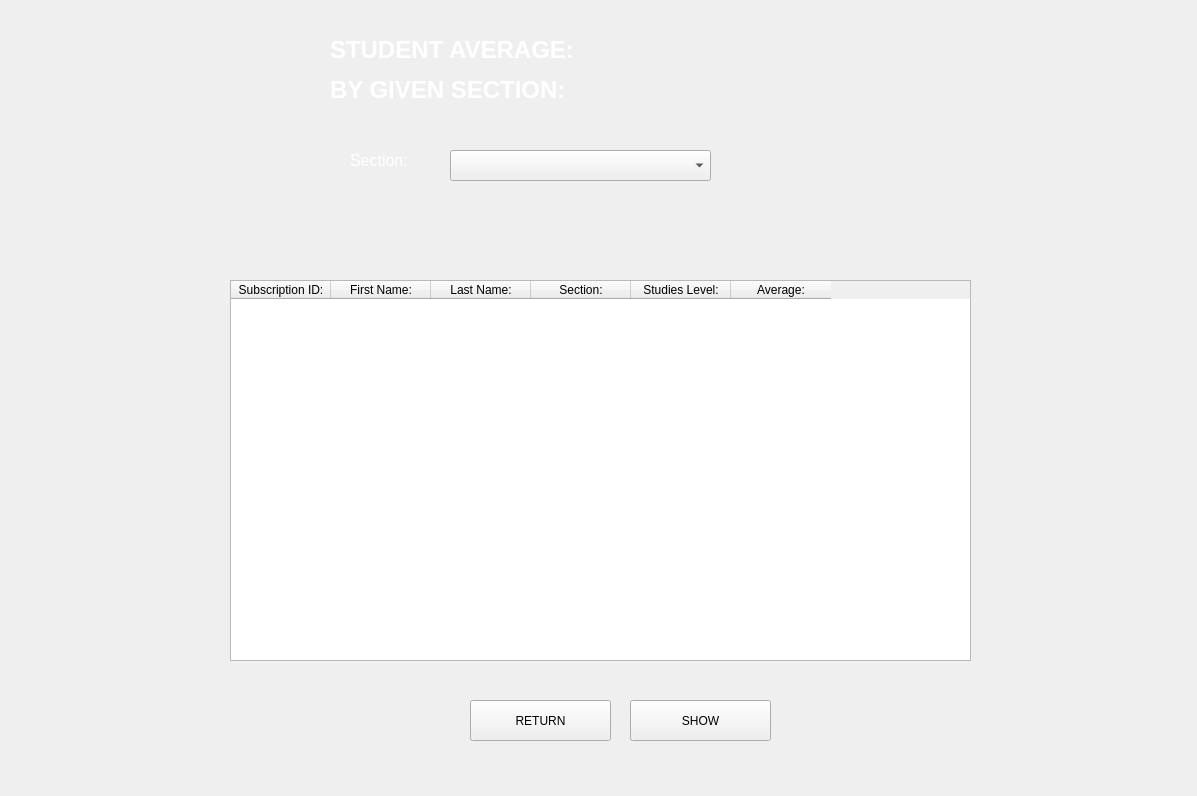
<?xml version="1.0" encoding="UTF-8"?>
<ui version="4.0">
 <class>Form</class>
 <widget class="QWidget" name="Form">
  <property name="geometry">
   <rect>
    <x>0</x>
    <y>0</y>
    <width>1197</width>
    <height>796</height>
   </rect>
  </property>
  <property name="windowTitle">
   <string>Form</string>
  </property>
  <widget class="QLabel" name="label_4">
   <property name="geometry">
    <rect>
     <x>-230</x>
     <y>0</y>
     <width>1441</width>
     <height>861</height>
    </rect>
   </property>
   <property name="text">
    <string/>
   </property>
   <property name="pixmap">
    <pixmap>bg.jpg</pixmap>
   </property>
   <property name="scaledContents">
    <bool>true</bool>
   </property>
  </widget>
  <widget class="QLabel" name="label">
   <property name="geometry">
    <rect>
     <x>330</x>
     <y>-20</y>
     <width>791</width>
     <height>181</height>
    </rect>
   </property>
   <property name="text">
    <string>&lt;html&gt;&lt;head/&gt;&lt;body&gt;&lt;p&gt;&lt;span style=&quot; font-size:18pt; font-weight:600;color:#fff; &quot;&gt;STUDENT AVERAGE: &lt;/span&gt;&lt;/p&gt;&lt;p&gt;&lt;span style=&quot; font-size:18pt; font-weight:600;color:#fff; &quot;&gt;BY GIVEN SECTION:&lt;/span&gt;&lt;/p&gt;&lt;/body&gt;&lt;/html&gt;</string>
   </property>
  </widget>
  
  <widget class="QTableWidget" name="tableWidget">
   <property name="geometry">
    <rect>
     <x>230</x>
     <y>280</y>
     <width>741</width>
     <height>381</height>
    </rect>
   </property>
   <column>
    <property name="text">
     <string>Subscription ID:</string>
    </property>
   </column>
   <column>
    <property name="text">
     <string>First Name:</string>
    </property>
   </column>
   <column>
    <property name="text">
     <string>Last Name:</string>
    </property>
   </column>
   <column>
    <property name="text">
     <string>Section:</string>
    </property>
   </column>
   <column>
    <property name="text">
     <string>Studies Level:</string>
    </property>
   </column>
   <column>
    <property name="text">
     <string>Average:</string>
    </property>
   </column>
  </widget>
  <widget class="QPushButton" name="ok">
   <property name="geometry">
    <rect>
     <x>470</x>
     <y>700</y>
     <width>141</width>
     <height>41</height>
    </rect>
   </property>
   <property name="styleSheet">
    <string notr="true">font: 12pt &quot;Poppins&quot;;</string>
   </property>
   <property name="text">
    <string>RETURN</string>
   </property>
  </widget>
  <widget class="QPushButton" name="afficher">
   <property name="geometry">
    <rect>
     <x>630</x>
     <y>700</y>
     <width>141</width>
     <height>41</height>
    </rect>
   </property>
   <property name="styleSheet">
    <string notr="true">font: 12pt &quot;Poppins&quot;;</string>
   </property>
   <property name="text">
    <string>SHOW</string>
   </property>
  </widget>
  <widget class="QComboBox" name="section">
   <property name="geometry">
    <rect>
     <x>450</x>
     <y>150</y>
     <width>261</width>
     <height>31</height>
    </rect>
   </property>
   <property name="styleSheet">
    <string notr="true">QLineEdit {
border: 1px solid rgb(37,39,48);

padding-left:20px;
padding-right:20px;
}
</string>
   </property>
   <item>
    <property name="text">
     <string/>
    </property>
   </item>
   <item>
    <property name="text">
     <string>CPI1</string>
    </property>
   </item>
   <item>
    <property name="text">
     <string>CPI2</string>
    </property>
   </item>
   <item>
    <property name="text">
     <string>L1 INFO</string>
    </property>
   </item>
   <item>
    <property name="text">
     <string>L1 TIC</string>
    </property>
   </item>
   <item>
    <property name="text">
     <string>L1 EEA</string>
    </property>
   </item>
   <item>
    <property name="text">
     <string>L1 MATH</string>
    </property>
   </item>
   <item>
    <property name="text">
     <string>L2 INFO </string>
    </property>
   </item>
   <item>
    <property name="text">
     <string>L2 TIC</string>
    </property>
   </item>
   <item>
    <property name="text">
     <string>L2 EEA</string>
    </property>
   </item>
   <item>
    <property name="text">
     <string>L2 MATH</string>
    </property>
   </item>
   <item>
    <property name="text">
     <string>L3 INFO</string>
    </property>
   </item>
   <item>
    <property name="text">
     <string>L3 TIC</string>
    </property>
   </item>
   <item>
    <property name="text">
     <string>L3 EEA</string>
    </property>
   </item>
   <item>
    <property name="text">
     <string>ING 1</string>
    </property>
   </item>
   <item>
    <property name="text">
     <string>ING2</string>
    </property>
   </item>
  </widget>
  <widget class="QLabel" name="label_2">
   <property name="geometry">
    <rect>
     <x>350</x>
     <y>150</y>
     <width>81</width>
     <height>21</height>
    </rect>
   </property>
   <property name="text">
    <string>&lt;html&gt;&lt;head/&gt;&lt;body&gt;&lt;p&gt;&lt;span style=&quot; font-size:12pt; color:#fff&quot;&gt;Section:&lt;/span&gt;&lt;/p&gt;&lt;/body&gt;&lt;/html&gt;</string>
   </property>
  </widget>
  <widget class="QLabel" name="section_2">
   <property name="geometry">
    <rect>
     <x>470</x>
     <y>190</y>
     <width>201</width>
     <height>20</height>
    </rect>
   </property>
   <property name="text">
    <string/>
   </property>
  </widget>
 </widget>
 <resources/>
 <connections/>
</ui>
